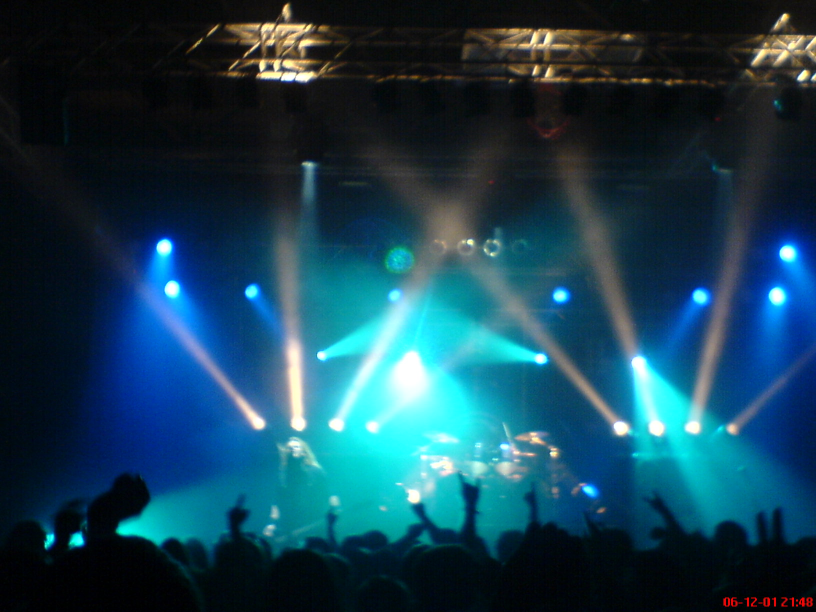
%> input picture Matlab/DSC00222.jpg, 1632 x 1224 px (shown at 1/2 size)
$ octave --eval "cmp('../DSC00222.jpg');"   (GNU Octave 9; MATLAB toolbox functions it lacks are replaced by stand-ins)
%> lines starting %> are read from the running program, lines starting %| are printed output that depends on the picture
### Matlab/old/Diana.m
function [ image ] = Diana( filename )
%> called with filename = '../DSC00222.jpg'

if nargin < 1
    display('Egy mappat var parameterkent!')
    return
end

%init
Rotated = false; % el van-e forgatva
percent_height = 0.1; %magassag levagas
percent_width = 0.4; %szelesseg levagas
se = strel('disk',25); % gomb sugara morfologiai muveleteknel

% kep betoltese
I = imread( filename );
%> I is the input picture: size 1224x1632x3 uint8; mean R, G, B 23.7, 64.3, 82.1

I = I(:,:,1); %R
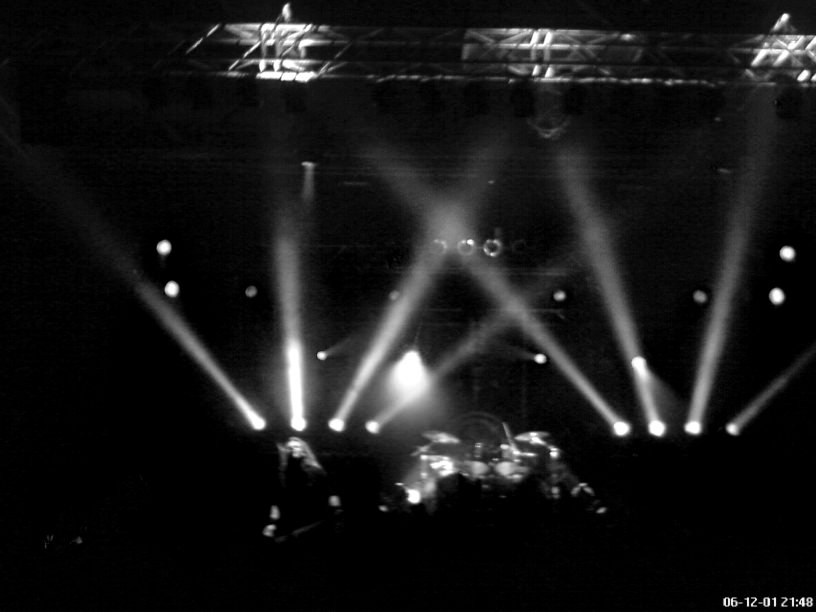
%> I: size 1224x1632 uint8 (shown at 1/2 size); min 0, max 255, mean 23.7
%I = I(:,:,2); %G
%I = I(:,:,3); %B

% Orientaltsag
[height width d] = size(I);
%> height = 1224; width = 1632; d = 1
if height > width
    Rotated = true;
    I = imrotate(I,90);
end

%vizsgalt terulet leszukitese
if Rotated
    cut_size_h = round(width * (1.0 - percent_height));
    cut_size_w = round(height * (1.0 - percent_width));
    max_h = width;
    max_w = height;
else
    cut_size_h = round(height * (1.0 - percent_height));
%> cut_size_h = 1102
    cut_size_w = round(width * (1.0 - percent_width));
%> cut_size_w = 979
    max_h = height;
%> max_h = 1224
    max_w = width;
%> max_w = 1632
end

I = I(cut_size_h:max_h,:,:);
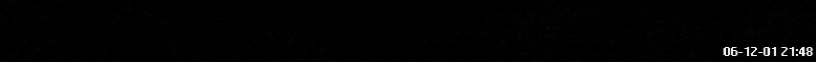
%> I: size 123x1632 uint8 (shown at 1/2 size); min 0, max 255, mean 2.1
I = I(:,cut_size_w:max_w,:);
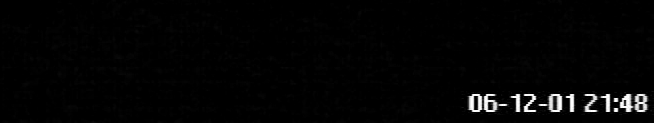
%> I: size 123x654 uint8; min 0, max 255, mean 4.6

%I(1:cut_size,:,:) = 0;

%> the run ends on the next line
    Ihsv = rgb2hsv(I);
    Ihsv(:,:,1) = 0;

    %Irgb = I;
    %piros reteg
    Irgb = I(:,:,1);

    [morfIrgb, morfIrgb_simpsal, morfIrgb_bin] = morf(Irgb, custom_param, se);
    [morfIhsv, morfIhsv_simpsal, morfIhsv_bin] = morf(Ihsv, custom_param, se);

    maxMorf = morfIhsv_bin;
    maxMorf(:,:) = morfIhsv_bin(:,:)+morfIrgb_bin(:,:);

    image = maxMorf;

end

### Matlab/old/cmp.m
function [ ] = cmp( filename )


Image1 = Diana(filename);
Image2 = Diana2(filename);

%init
Rotated = false; % el van-e forgatva
percent_height = 0.1; %magassag levagas
percent_width = 0.4; %szelesseg levagas
se = strel('disk',25); % gomb sugara morfologiai muveleteknel

% kep betoltese
I = imread( filename );

%I = I(:,:,1); %R
%I = I(:,:,2); %G
%I = I(:,:,3); %B

% Orientaltsag
[height width d] = size(I);
if height > width
    Rotated = true;
    I = imrotate(I,90);
end

%vizsgalt terulet leszukitese
if Rotated
    cut_size_h = round(width * (1.0 - percent_height));
    cut_size_w = round(height * (1.0 - percent_width));
    max_h = width;
    max_w = height;
else
    cut_size_h = round(height * (1.0 - percent_height));
    cut_size_w = round(width * (1.0 - percent_width));
    max_h = height;
    max_w = width;
end

I = I(cut_size_h:max_h,:,:);
I = I(:,cut_size_w:max_w,:);

figure;

subplot(4,1,1);
imshow(I)
title('Eredeti RGB')

subplot(4,1,2);
imshow(Image1)
title('Mask RGB (Csak R)')

subplot(4,1,3);
imshow(Image2)
title('Mask RGB (Csak G)')

subplot(4,1,4);
imshow(Image2)
title('Mask RGB (Csak B)')

end
